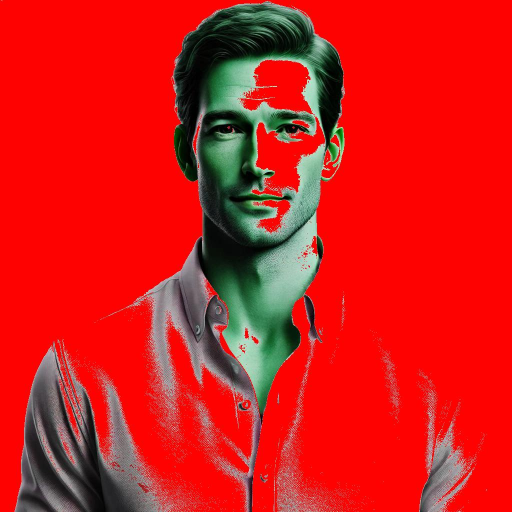
#> input picture Image Rouge.jpg, 1024 x 1024 px (shown at 1/2 size)
$ python Filtre_rouge.py
#> lines starting #> are read from the running program, lines starting #| are printed output that depends on the picture
# PIL (Python Imaging Library) bibliothèque de traitement d’image python
from PIL import Image
# Tkinter est une bibliothèque graphique du langage de programmation Python
import tkinter as tk
from tkinter import filedialog

# Créer une fenêtre Tkinter (mais la masquer)
root = tk.Tk()
root.withdraw()

# Demande de sélectionner un fichier image
print("Veuillez choisir votre image")

#Variable correspondant à la sélection du fichier
fichier_image = filedialog.askopenfilename(title="Sélectionner un fichier")
#> the answer given: Image Rouge.jpg

# Le fichier est défini par la variable fichier_image = input()
print("Démarrage du traitement de : ", fichier_image)

# Chargement du fichier image
img = Image.open(fichier_image)
#> img is the input picture: PIL image 1024x1024 RGB; mean R, G, B 209.7, 29.3, 25.3

# Dimension de l'image en largeur et en hauteur
largeur_img, hauteur_img = img.size
#> largeur_img = 1024; hauteur_img = 1024

# Definition niveau blanc
niveau_blanc = 180
print("niveau_blanc",niveau_blanc)

def Filtre_rouge():
    print("Vous avez choisi le filtre Rouge")
    for y in range(hauteur_img):
        for x in range(largeur_img):
            # traitements de l'image
            r, v, b = img.getpixel((x, y))
            # Si il y a des pixels blancs
            if r > niveau_blanc and v > niveau_blanc and b > niveau_blanc:
                # Je remplace le blanc par du ROUGE
                img.putpixel((x, y), (254, 1, 1))
            else:
                img.putpixel((x, y), (b, r, v))
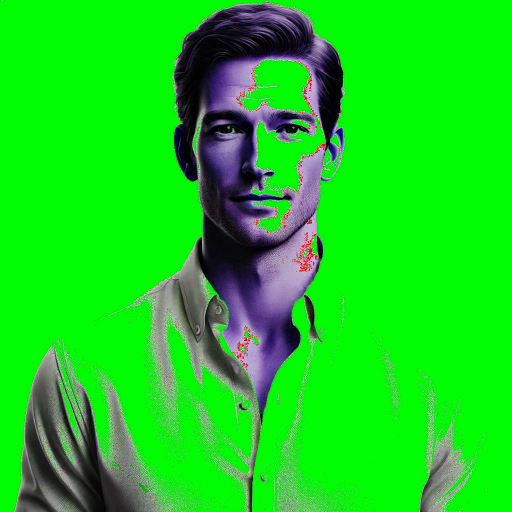
#> img: PIL image 1024x1024 RGB (shown at 1/2 size); mean R, G, B 25.5, 209.1, 28.7
    # Sauvegarde du fichier sous le nom de "Image Rouge"
    img.save("Image Rouge.jpg")
    print("Traitement image rouge terminé")

Filtre_rouge()
